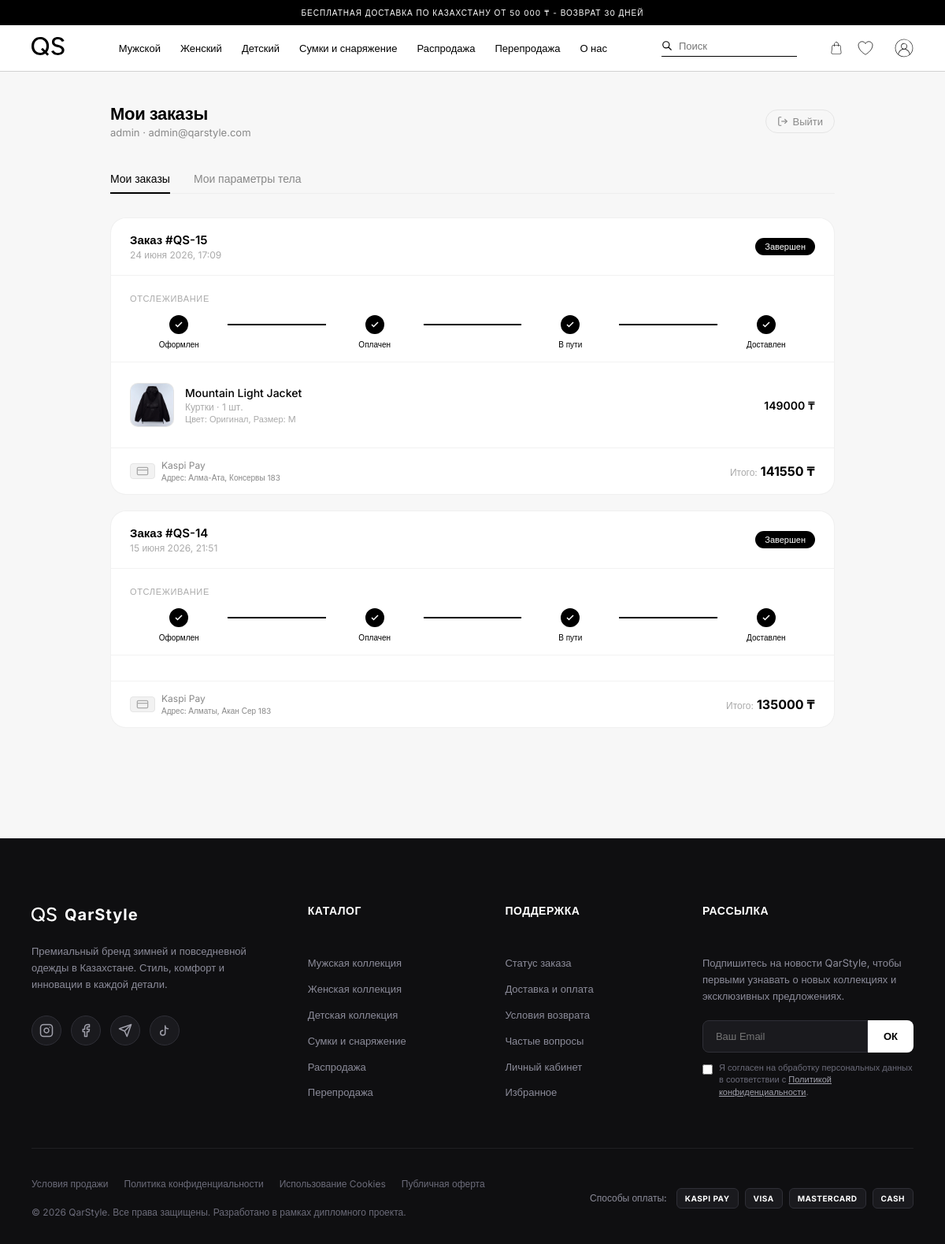
/profile/ (signed in), run on the app's committed database.
### store/models.py (models this page shows, shortened)
class Order(models.Model):
    STATUS_CHOICES = (
        ('new', 'Новый'),
        ('paid', 'Оплачен'),
        ('shipped', 'Отправлен'),
        ('completed', 'Завершен'),
        ('cancelled', 'Отменен'),
    )
    promo_code = models.ForeignKey(PromoCode, on_delete=models.SET_NULL, null=True, blank=True, verbose_name="Примененный промокод")
    user = models.ForeignKey(User, on_delete=models.SET_NULL, null=True, blank=True, verbose_name="Пользователь")
    first_name = models.CharField(max_length=50, verbose_name="Имя")
    last_name = models.CharField(max_length=50, verbose_name="Фамилия")
    email = models.EmailField(verbose_name="Email")
    phone = models.CharField(max_length=20, verbose_name="Телефон")
    address = models.CharField(max_length=255, verbose_name="Адрес доставки")
    city = models.CharField(max_length=100, verbose_name="Город")
    created_at = models.DateTimeField(auto_now_add=True, verbose_name="Дата создания")
    updated_at = models.DateTimeField(auto_now=True, verbose_name="Дата обновления")
    status = models.CharField(max_length=20, choices=STATUS_CHOICES, default='new', verbose_name="Статус")
    PAYMENT_CHOICES = (
        ('kaspi', 'Kaspi Pay'),
        ('card', 'Банковская карта онлайн'),
        ('cash', 'Наличными курьеру'),
    )
    payment_method = models.CharField(max_length=20, choices=PAYMENT_CHOICES, default='kaspi', verbose_name="Способ оплаты")
    total_price = models.DecimalField(max_digits=12, decimal_places=0, default=0, verbose_name="Общая сумма (₸)")
    class Meta:
        verbose_name = "Заказ"
        verbose_name_plural = "Заказы"
        ordering = ('-created_at',)
    def update_status_if_needed(self):
        from django.utils import timezone
        import datetime
        if self.status in ['new', 'cancelled', 'completed']:
            return False  # Эти статусы не меняются автоматически

class OrderItem(models.Model):
    order = models.ForeignKey(Order, on_delete=models.CASCADE, related_name='items', verbose_name="Заказ")
    product = models.ForeignKey(Product, on_delete=models.CASCADE, verbose_name="Товар")
    price = models.DecimalField(max_digits=10, decimal_places=0, verbose_name="Цена на момент заказа")
    quantity = models.PositiveIntegerField(default=1, verbose_name="Количество")
    color_name = models.CharField(max_length=100, blank=True, default='', verbose_name="Цвет")
    size_name = models.CharField(max_length=50, blank=True, default='', verbose_name="Размер")
    class Meta:
        verbose_name = "Товар в заказе"
        verbose_name_plural = "Товары в заказе"

class Product(models.Model):
    department = models.ForeignKey(Department, on_delete=models.CASCADE, related_name='products', null=True, blank=True, verbose_name="Отдел")
    category = models.ForeignKey(Category, on_delete=models.CASCADE, related_name='products', verbose_name="Категория")
    name = models.CharField(max_length=200, verbose_name="Название")
    description = models.TextField(verbose_name="Описание", blank=True)
    price = models.DecimalField(max_digits=10, decimal_places=0, verbose_name="Цена (₸)")
    image = models.ImageField(upload_to='products/', verbose_name="Изображение", blank=True, null=True)
    original_color = models.ForeignKey(Color, on_delete=models.SET_NULL, null=True, blank=True, related_name='original_products', verbose_name="Цвет оригинала")
    available = models.BooleanField(default=True, verbose_name="В наличии")
    is_sale = models.BooleanField(default=False, verbose_name="Распродажа")
    is_resale = models.BooleanField(default=False, verbose_name="Перепродажа")
    class Meta:
        verbose_name = "Товар"
        verbose_name_plural = "Товары"

class Category(models.Model):
    name = models.CharField(max_length=100, verbose_name="Название")
    slug = models.SlugField(unique=True, verbose_name="URL-имя")
    class Meta:
        verbose_name = "Категория"
        verbose_name_plural = "Категории"

### store/views.py (the view)
# urls.py: path('profile/', views.profile, name='profile'),
@login_required(login_url='login')
def profile(request):
    from .forms import BodyProfileForm
    from .models import BodyProfile
    body_profile, created = BodyProfile.objects.get_or_create(user=request.user)
    if request.method == 'POST':
        if 'save_body_profile' in request.POST:
            form = BodyProfileForm(request.POST, instance=body_profile)
            if form.is_valid():
                form.save()
                messages.success(request, 'Параметры тела успешно сохранены!')
                return redirect('profile')
    else:
        form = BodyProfileForm(instance=body_profile)
    orders = Order.objects.filter(user=request.user).prefetch_related('items__product')
    for order in orders:
        order.update_status_if_needed()
    return render(request, 'store/profile.html', {
        'orders': orders,
        'body_form': form,
        'body_profile': body_profile
    })

### store/forms.py
class BodyProfileForm(forms.ModelForm):
    class Meta:
        from .models import BodyProfile
        model = BodyProfile
        fields = ['gender', 'height', 'weight', 'chest', 'waist', 'hips']
        widgets = {
            'gender': forms.Select(attrs={'class': 'zara-input-group', 'style': 'width:100%; border:none; border-bottom: 1px solid #d1d1d1; font-size:11px; text-transform:uppercase; font-family:Inter; padding:10px 0; background:transparent;'}),
            'height': forms.NumberInput(attrs={'class': 'zara-input-group', 'placeholder': ' '}),
            'weight': forms.NumberInput(attrs={'class': 'zara-input-group', 'placeholder': ' '}),
            'chest': forms.NumberInput(attrs={'class': 'zara-input-group', 'placeholder': ' '}),
            'waist': forms.NumberInput(attrs={'class': 'zara-input-group', 'placeholder': ' '}),
            'hips': forms.NumberInput(attrs={'class': 'zara-input-group', 'placeholder': ' '}),
        }

### store/context_processors.py (called while the page is built, shortened)
def cart_favorites_context(request):
    cart = request.session.get('cart', {})
    cart_count = sum(item.get('quantity', 1) for item in cart.values())
    favorites_count = 0
    if request.user.is_authenticated:
        try:
            favorite = Favorite.objects.get(user=request.user)
            favorites_count = favorite.products.filter(available=True).count()
        except Favorite.DoesNotExist:
            pass
    return {
        'cart_count': cart_count,
        'favorites_count': favorites_count
    }

### store/templates/store/profile.html (shortened to what this page needs)
{% load static %}
<!DOCTYPE html>
<html lang="ru">
<head>
  <link rel="stylesheet" href="{% static 'store/styles.css' %}?v=21">
</head>
<body>
  <div class="top-bar">
    БЕСПЛАТНАЯ ДОСТАВКА ПО КАЗАХСТАНУ ОТ 50 000 ₸ - ВОЗВРАТ 30 ДНЕЙ
  </div>
  <header class="header">
    <div class="header-left">
      <a href="{% url 'index' %}" class="logo">
        <img src="{% static 'store/QS.svg' %}" alt="QarStyle Logo">
      </a>
    </div>
    <nav class="nav-links" id="nav-links">
      <a href="{% url 'catalog' %}?department=mens">Мужской</a>
      <a href="{% url 'catalog' %}?department=womens">Женский</a>
      <a href="{% url 'catalog' %}?department=kids">Детский</a>
      <a href="{% url 'catalog' %}?department=bags-gear">Сумки и снаряжение</a>
      <a href="{% url 'catalog' %}?sale=1">Распродажа</a>
      <a href="{% url 'catalog' %}?resale=1">Перепродажа</a>
      <a href="{% url 'about' %}">О нас</a>
    </nav>
    <div class="header-right">
      <form class="search-bar" method="GET" action="{% url 'catalog' %}">
        <svg xmlns="http://www.w3.org/2000/svg" fill="none" viewBox="0 0 24 24" stroke="currentColor">
          <path stroke-linecap="round" stroke-linejoin="round" stroke-width="2" d="M21 21l-6-6m2-5a7 7 0 11-14 0 7 7 0 0114 0z" />
        </svg>
        <input type="text" name="q" placeholder="Поиск" required>
      </form>
      <div class="icons">
        <a href="{% url 'cart' %}" style="text-decoration: none; display: flex; align-items: center; position: relative;">
          <img src="{% static 'store/image-2_1.svg' %}" alt="Cart" style="cursor: pointer;">
        </a>
        <a href="{% url 'favorites' %}" class="header-fav-btn" aria-label="Избранное" style="text-decoration: none; display: flex; align-items: center; color: #000; position: relative;">
          <svg width="24" height="24" viewBox="0 0 24 24" fill="none" stroke="currentColor" stroke-width="0.75"><path d="M21 8.25c0-2.485-2.099-4.5-4.688-4.5-1.935 0-3.597 1.126-4.312 2.733-.715-1.607-2.377-2.733-4.313-2.733C5.1 3.75 3 5.765 3 8.25c0 7.22 9 12 9 12s9-4.78 9-12z"/></svg>
        </a>
        <a href="{% url 'profile' %}" style="text-decoration: none; display: flex; align-items: center; margin-left: 10px;">
          <img src="{% static 'store/free-icon-user-5617164.svg' %}" alt="User" style="cursor: pointer; width: 24px; height: 24px;">
        </a>
      </div>
    </div>
  </header>
  <main class="profile-wrap">
    <div class="profile-header">
      <div>
        <h1>Мои заказы</h1>
        <small>{{ request.user.first_name|default:request.user.username }} · {{ request.user.email }}</small>
      </div>
      <a href="{% url 'logout' %}" class="btn-logout">
        <svg width="14" height="14" viewBox="0 0 24 24" fill="none" stroke="currentColor" stroke-width="2"><path d="M9 21H5a2 2 0 01-2-2V5a2 2 0 012-2h4"/><polyline points="16,17 21,12 16,7"/><line x1="21" y1="12" x2="9" y2="12"/></svg>
        Выйти
      </a>
    </div>
    <div class="profile-tabs">
      <div class="profile-tab active" onclick="switchTab('orders')">Мои заказы</div>
      <div class="profile-tab" onclick="switchTab('body')">Мои параметры тела</div>
    </div>
    <div id="tab-orders" class="tab-content active">
      {% if orders %}
        {% for order in orders %}
        <div class="order-card">
          <div class="order-card-head">
            <div>
              <div class="order-id">Заказ #QS-{{ order.id }}</div>
              <div class="order-date">{{ order.created_at|date:"d E Y, H:i" }}</div>
            </div>
            <span class="order-status
              {% if order.status == 'new' %}status-new
              {% elif order.status == 'paid' %}status-paid
              {% elif order.status == 'shipped' %}status-shipped
              {% elif order.status == 'completed' %}status-completed
              {% elif order.status == 'cancelled' %}status-cancelled
              {% endif %}">
              {{ order.get_status_display }}
            </span>
          </div>
          {% if order.status != 'cancelled' %}
          <div class="tracking-wrap">
            <div class="tracking-label">Отслеживание</div>
            <div class="tracking-steps">
              <div class="step done">
                <div class="step-dot"><svg width="12" height="12" viewBox="0 0 24 24" fill="none" stroke="white" stroke-width="3"><polyline points="20,6 9,17 4,12"/></svg></div>
                <span class="step-label">Оформлен</span>
              </div>
              <div class="step-line {% if order.status == 'paid' or order.status == 'shipped' or order.status == 'completed' %}done{% endif %}"></div>
              <div class="step {% if order.status == 'paid' %}active{% elif order.status == 'shipped' or order.status == 'completed' %}done{% endif %}">
                <div class="step-dot"><svg width="12" height="12" viewBox="0 0 24 24" fill="none" stroke="white" stroke-width="3"><polyline points="20,6 9,17 4,12"/></svg></div>
                <span class="step-label">Оплачен</span>
              </div>
              <div class="step-line {% if order.status == 'shipped' or order.status == 'completed' %}done{% endif %}"></div>
              <div class="step {% if order.status == 'shipped' %}active{% elif order.status == 'completed' %}done{% endif %}">
                <div class="step-dot"><svg width="12" height="12" viewBox="0 0 24 24" fill="none" stroke="white" stroke-width="3"><polyline points="20,6 9,17 4,12"/></svg></div>
                <span class="step-label">В пути</span>
              </div>
              <div class="step-line {% if order.status == 'completed' %}done{% endif %}"></div>
              <div class="step {% if order.status == 'completed' %}done{% endif %}">
                <div class="step-dot"><svg width="12" height="12" viewBox="0 0 24 24" fill="none" stroke="white" stroke-width="3"><polyline points="20,6 9,17 4,12"/></svg></div>
                <span class="step-label">Доставлен</span>
              </div>
            </div>
          </div>
          {% endif %}
          <div class="order-items">
            {% for item in order.items.all %}
            <div class="order-item">
              {% if item.product.image %}
              <img src="{{ item.product.image.url }}" alt="{{ item.product.name }}" class="item-img" />
              {% else %}
              <div class="item-img-placeholder">
                <svg width="22" height="22" viewBox="0 0 24 24" fill="none" stroke="#ccc" stroke-width="1.5">
                  <rect x="3" y="3" width="18" height="18" rx="2"/><circle cx="8.5" cy="8.5" r="1.5"/><polyline points="21,15 16,10 5,21"/>
                </svg>
              </div>
              {% endif %}
              <div class="item-info">
                <div class="item-name">{{ item.product.name }}</div>
                <div class="item-meta">
                  {{ item.product.category.name }} · {{ item.quantity }} шт.<br>
                  <span style="font-size: 11px;">Цвет: {{ item.color_name|default:"Оригинал" }}, Размер: {{ item.size_name|default:"Не указан" }}</span>
                </div>
              </div>
              <div class="item-price">{{ item.price|floatformat:"0" }} ₸</div>
            </div>
            {% endfor %}
          </div>
          <div class="order-footer">
            <div class="pay-method">
              <div class="pay-icon">
                <svg width="16" height="16" viewBox="0 0 24 24" fill="none" stroke="#aaa" stroke-width="2"><rect x="2" y="5" width="20" height="14" rx="2"/><line x1="2" y1="10" x2="22" y2="10"/></svg>
              </div>
              <span>
                  {{ order.get_payment_method_display }}<br>
                  <small style="color:#888;">Адрес: {{ order.city }}, {{ order.address }}</small>
              </span>
            </div>
            <div class="order-actions" style="display: flex; align-items: center; gap: 15px;">
              <div class="order-total" style="text-align: right;">
                  <small>Итого:</small>{{ order.total_price|floatformat:"0" }} ₸
              </div>
            </div>
          </div>
        </div>
        {% endfor %}
      {% endif %}
    </div>
  </main>
  {% include 'store/footer.html' %}
</body>
</html>

### store/static/store/styles.css (style rules this page uses)
:root { --font-main: 'Inter', 'Helvetica Neue', Helvetica, Arial, sans-serif; --bg-color: #ffffff; --text-color: #000000; --text-muted: #666666; --border-color: #d1d1d1; --header-bg: #f8f8f5; --top-bar-bg: #000000; --top-bar-text: #ffffff; }
* { margin: 0; padding: 0; box-sizing: border-box; }
body { font-family: var(--font-main); background-color: var(--bg-color); color: var(--text-color); -webkit-font-smoothing: antialiased; }
h1, h2, h3, h4, h5, h6 { font-weight: 500; }
a { text-decoration: none; color: inherit; }
.top-bar { background-color: var(--top-bar-bg); color: var(--top-bar-text); text-align: center; padding: 10px 0; font-size: 10px; letter-spacing: 0.1em; text-transform: uppercase; }
.header { position: sticky; top: 0; z-index: 100; display: flex; align-items: center; justify-content: space-between; padding: 15px 40px; background-color: var(--bg-color); border-bottom: 1px solid var(--border-color); }
.header-left { display: flex; align-items: center; gap: 40px; }
.logo img { height: 24px; }
.nav-links { display: flex; gap: 25px; }
.nav-links a { font-size: 13px; font-weight: 500; }
.header-right { display: flex; align-items: center; gap: 20px; }
.search-bar { display: flex; align-items: center; border-bottom: 1px solid #000; padding-bottom: 5px; margin-right: 20px; }
.search-bar svg { width: 14px; height: 14px; margin-right: 8px; }
.search-bar input { border: none; outline: none; font-size: 13px; font-family: inherit; background: transparent; width: 150px; }
.icons { display: flex; gap: 15px; }
.icons img { width: 20px; height: 20px; cursor: pointer; }
.header-right .icons a { position: relative; }

### data on the page
Order: id "15", created_at "24 июня 2026, 17:09", status "Завершен", shows "ОТСЛЕЖИВАНИЕ", payment_method "Kaspi Pay", city "Алма-Ата", address "Консервы 183", total_price "141550"
OrderItem: product.image (picture), product.name "Mountain Light Jacket", product.category.name "Куртки", quantity "1", color_name "Оригинал", size_name "M", price "149000"
Order: id "14", created_at "15 июня 2026, 21:51", status "Завершен", shows "ОТСЛЕЖИВАНИЕ", payment_method "Kaspi Pay", city "Алматы", address "Акан Сер 183", total_price "135000"

### other printed values
{{ request.user.first_name|default:request.user.username }} "admin"
{{ request.user.email }} "admin@qarstyle.com"
